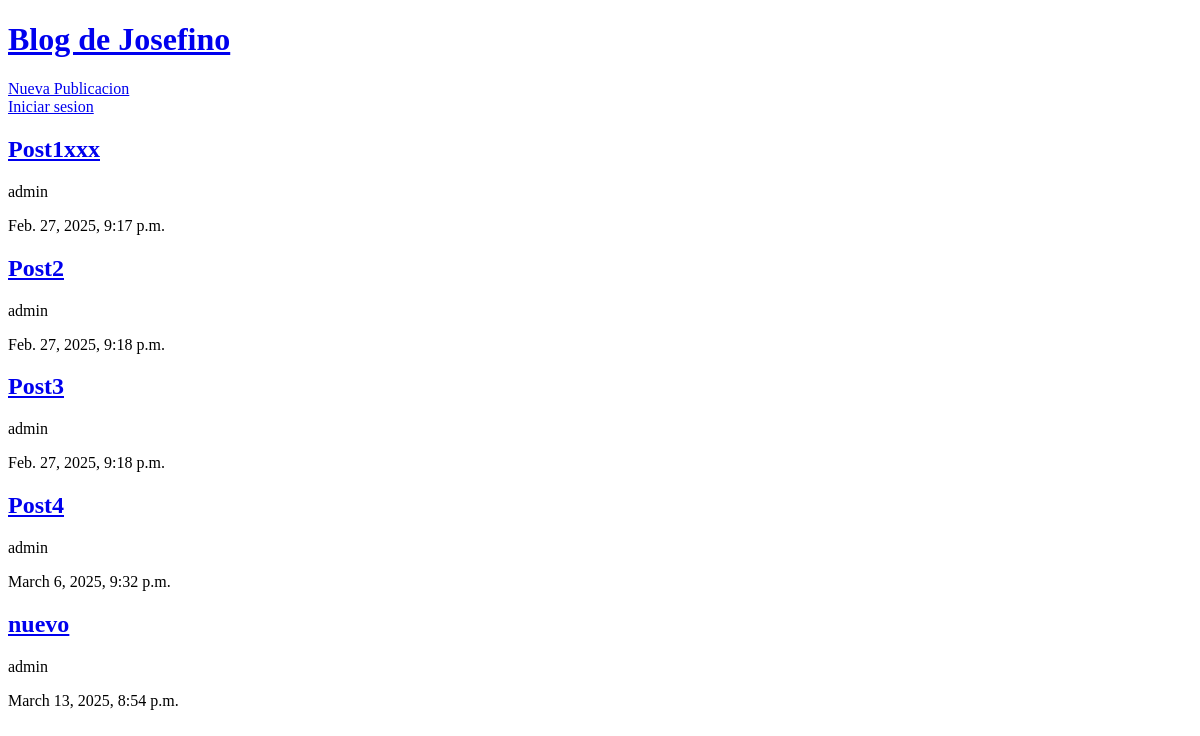
The app's page /, older data.
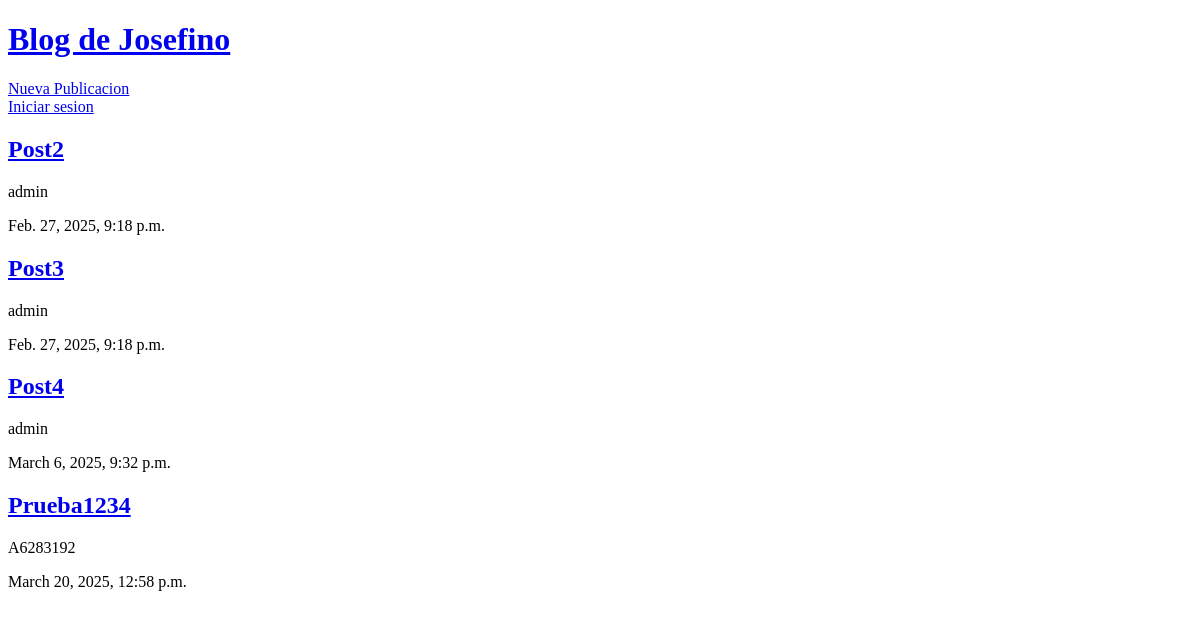
The same page, newer data.
### blog/models.py (models this page shows, shortened)
class Publication(models.Model):
    title = models.CharField(max_length=100)
    body = models.TextField(max_length=1000)
    author= models.ForeignKey('auth.User', on_delete=models.CASCADE)
    date= models.DateTimeField(auto_now_add=True)
    updated = models.DateTimeField(auto_now=True)

### blog/views.py (the view)
# urls.py: path('', PublicationListView.as_view(), name='publications-list'),
class PublicationListView(ListView):
    model = Publication
    template_name = 'publications-list.html'

### templates/Publications-list.html (shortened to what this page needs)
{% extends "_base.html" %}
{% block content %}
{% for post in publication_list %}
    <a href="{% url 'publication-detail' post.pk %}"><h2>{{ post.title }}</h2></a>
    <p>{{ post.author }}</p>
    <p>{{ post.date }}</p>
{% endfor %}
{% endblock content %}

### templates/_base.html (shortened to what this page needs)
<!DOCTYPE html>
<html lang="en">
<head>
</head>
<body>
  <HEAder>
   <h1> <a href="{% url 'publications-list' %}">Blog de Josefino</a></h1>
   <div>
        <a href="{% url 'publication-create'%}">Nueva Publicacion</a>
  </header>
  {% if user.is_authenticated %}
      <p> Hola {{user.username}} <p>
  {% else  %}
        <a href="{% url 'login'%}">Iniciar sesion</a>
  {% endif %}
  {% block content %}
  {% endblock content %}
</body>
</html>

Row changes from the older to the newer data that the page shows:
removed Publication: title "Post1xxx", author "admin", date "Feb. 27, 2025, 9:17 p.m."
removed Publication: title "nuevo", author "admin", date "March 13, 2025, 8:54 p.m."
added Publication: title "Prueba1234", author "A6283192", date "March 20, 2025, 12:58 p.m."
